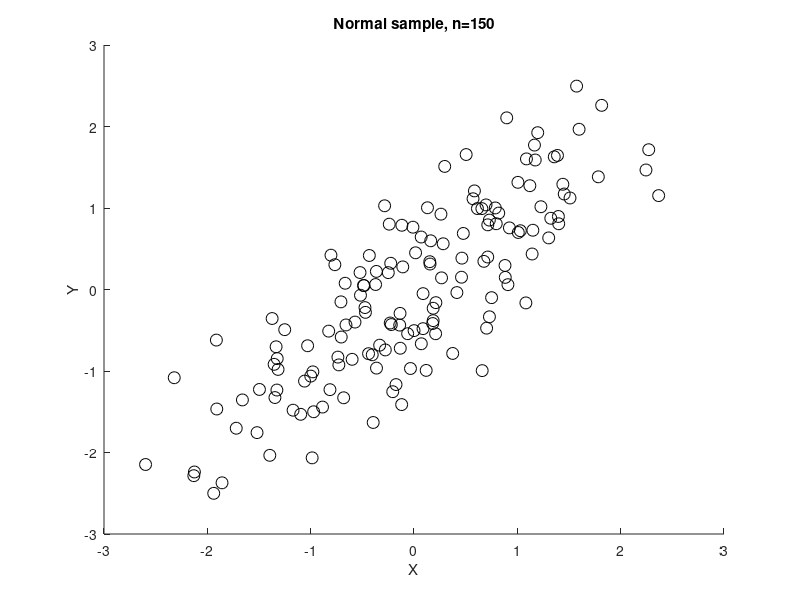

Reproduce this figure in MATLAB.
% ---------------------------------------------------------------------
% Book:         MVA
% ---------------------------------------------------------------------
% Quantlet:     MVAcorrnorm
% ---------------------------------------------------------------------
% Description:  MVAcorrnorm computes a two dimensional scatterplot of 
%               two correlated normal random variables.  
% ---------------------------------------------------------------------
% Usage:        MVAcorrnorm
% ---------------------------------------------------------------------
% Inputs:       none
% ---------------------------------------------------------------------
% Output:       Scatterplot of two correlated normal random variables.  
% ---------------------------------------------------------------------
% Example:      
% ---------------------------------------------------------------------
% Author:       Wolfgang Haerdle, Vladimir Georgescu, Jorge Patron,
%               Song Song
% ---------------------------------------------------------------------

n=150;

sig=[1 0.8
     0.8 1];

[vector,value] = eig(sig);
ll = sqrt(value);
sh = vector*ll*vector';

nr = normrnd(0,1,n,size(sig,1));

y = nr*sh';

scatter(y(:,1),y(:,2),75,'k')
title('Normal sample, n=150')
xlabel('X')
ylabel('Y')

xlim=([-3 3])
ylim=([-3 3])
